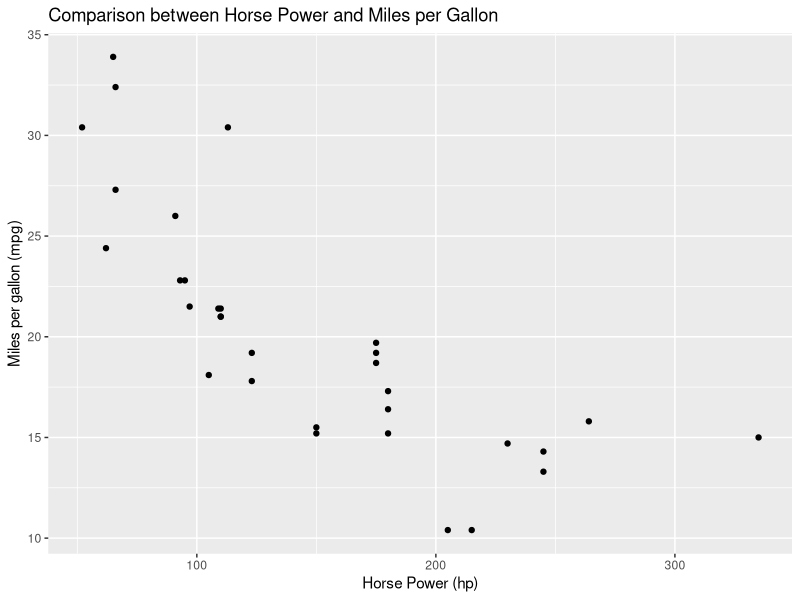
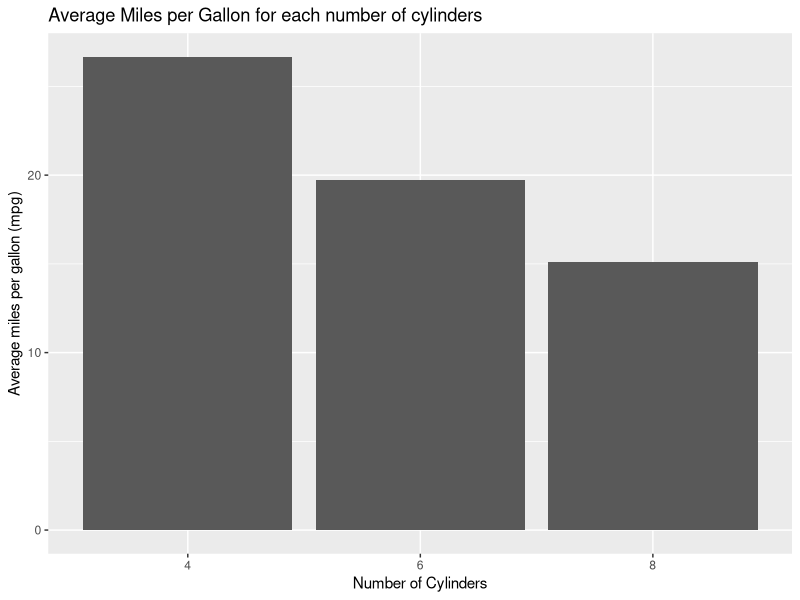
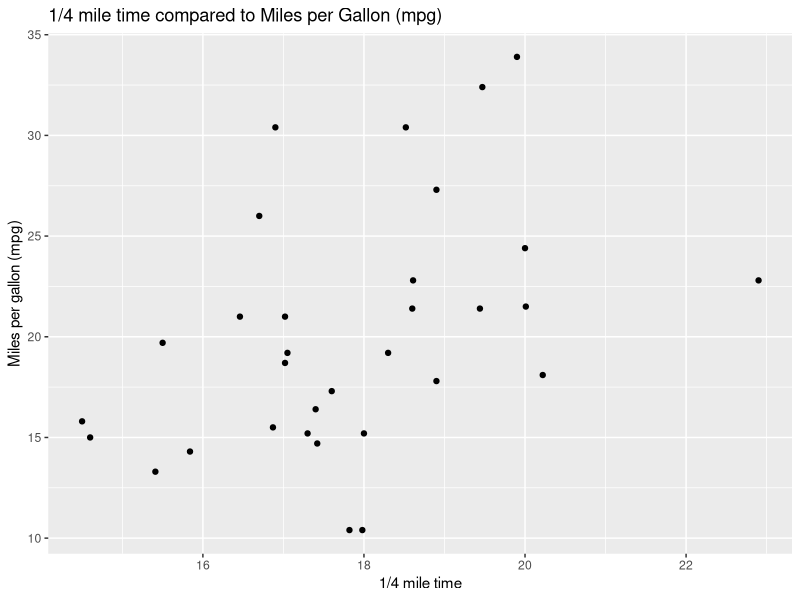
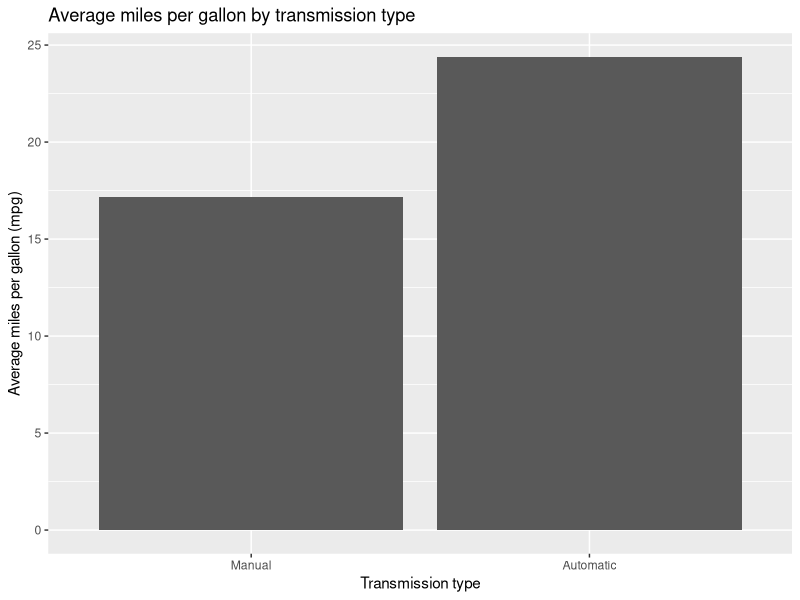
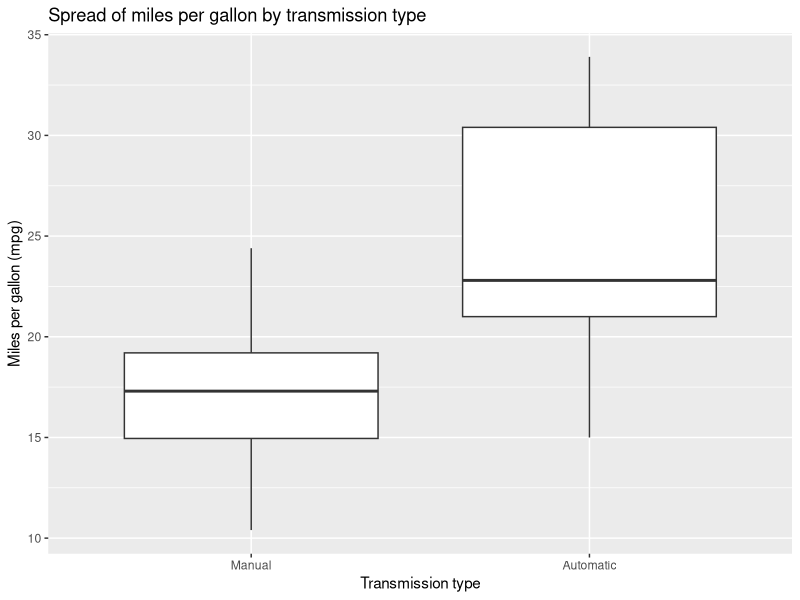
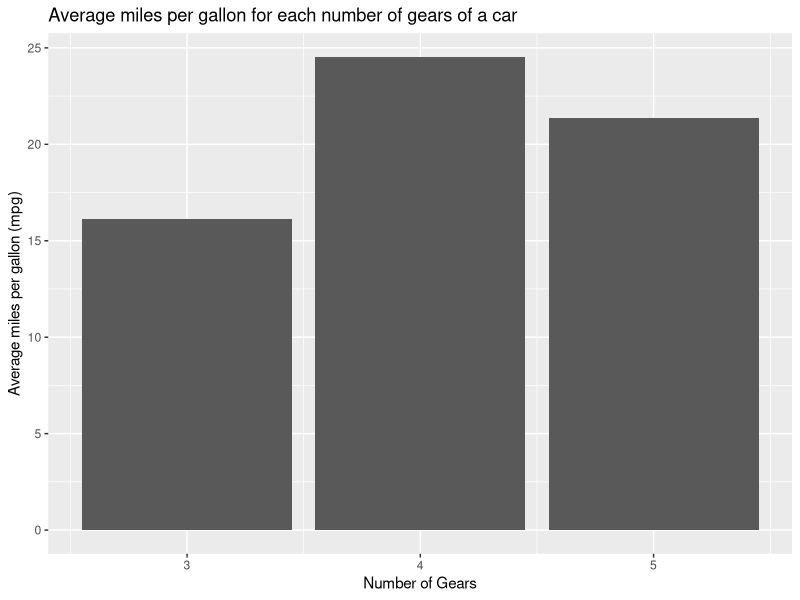

Write the R code that produced these figures, in order.
## ---- chunk 1
data(mtcars)
library(ggplot2)
library(tidyverse)
## ---- chunk 2
mtcars %>% format()
## ---- chunk 3
ggplot(mtcars, aes(hp, mpg)) +
  geom_point() +
  labs(x = "Horse Power (hp)", y = "Miles per gallon (mpg)", title = "Comparison between Horse Power and Miles per Gallon")
## ---- chunk 4
mtcars_cyl <- mtcars
mtcars_cyl$cyl <- mtcars_cyl$cyl %>% factor(levels = c(4, 6, 8))

mtcars_cyl %>%
  group_by(cyl) %>%
  summarize(avg_mpg = mean(mpg)) %>%
  ggplot(aes(cyl, avg_mpg)) +
  geom_col() +
  labs(x = "Number of Cylinders", y = "Average miles per gallon (mpg)", title = "Average Miles per Gallon for each number of cylinders")
## ---- chunk 5
mtcars %>%
  ggplot(aes(qsec, mpg)) +
  geom_point() + 
  labs(x = "1/4 mile time", y = "Miles per gallon (mpg)", title = "1/4 mile time compared to Miles per Gallon (mpg)")
## ---- chunk 6
mtcars_am <- mtcars
mtcars_am$am <- mtcars_am$am %>% factor(levels=c(0, 1), labels=c("Manual", "Automatic"))

mtcars_am %>%
  group_by(am) %>%
  summarize(avg_mpg = mean(mpg)) %>%
  ggplot(aes(am, avg_mpg)) +
  geom_col() + 
  labs(x = "Transmission type", y = "Average miles per gallon (mpg)", title = "Average miles per gallon by transmission type")
## ---- chunk 7

mtcars_am %>%
  ggplot(aes(x = am, y = mpg)) + 
  geom_boxplot() +
  labs(x = "Transmission type", y = "Miles per gallon (mpg)", title = "Spread of miles per gallon by transmission type")
## ---- chunk 8
mtcars %>%
  group_by(gear) %>%
  summarize(avg_mpg = mean(mpg)) %>%
  ggplot(aes(x = gear, y = avg_mpg)) +
  geom_col() +
  labs(x = "Number of Gears", y = "Average miles per gallon (mpg)", title = "Average miles per gallon for each number of gears of a car")
